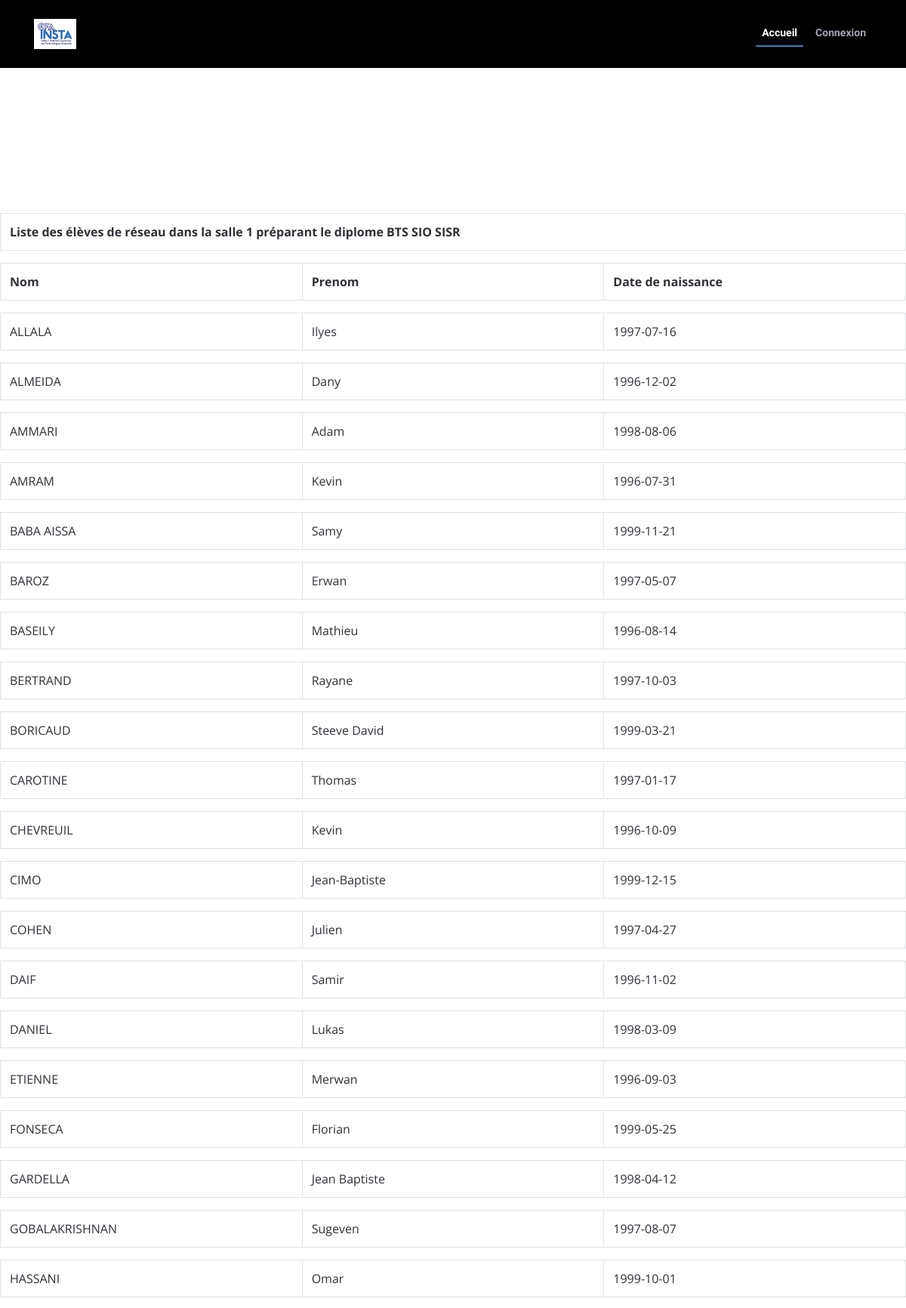
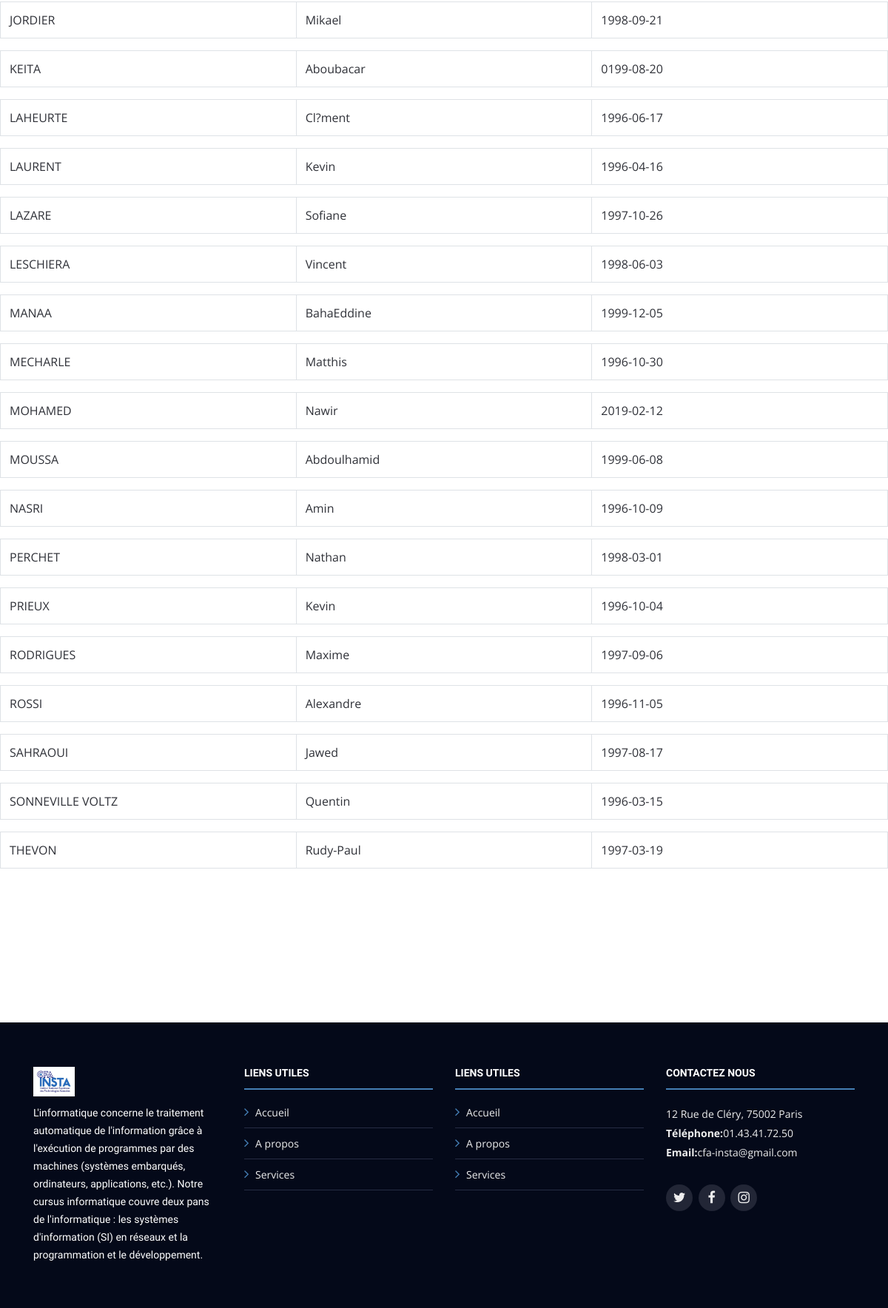
Screenshot of /vue/sisir.php (upper part) with the database file from the repository (2 pictures, top to bottom).
### tables this page shows
CREATE TABLE IF NOT EXISTS `etudiant` (
  `id_etudiant` int(11) NOT NULL,
  `Nom` varchar(50) NOT NULL,
  `Prenom` varchar(50) NOT NULL,
  `Date_naiss` date NOT NULL,
  `Email` varchar(50) NOT NULL,
  `login` varchar(50) NOT NULL,
  `mdp` varchar(50) NOT NULL,
  `adresse` varchar(50) NOT NULL,
  `Roles` varchar(50) NOT NULL,
  `id_classe` int(11) NOT NULL
);

### controleur/leControleur.php (called while the page is built, shortened)
<?php
require_once("../modele/leModele.php");
class leControleur
{
    private $unModele;
    public function __construct($server,$bdd,$user,$mdp)
    {
        $this->unModele = new leModele($server,$bdd,$user,$mdp);
    }
    public function selectSisr()
    {
        return $this->unModele->selectSisr();
    }
}

### modele/leModele.php (called while the page is built, shortened)
<?php
class leModele {
    private $unPdo;
    public function __construct($server, $bdd, $user, $mdp)
    {
        $this->unPdo = null;
        try
        {
            $this->unPdo = new PDO("mysql:host=".$server.";dbname=".$bdd,$user,$mdp);
        }
        catch(PDOExecption $exp)
        {
            echo "Erreur de connexion à la base données";
            echo $exp->getMessage();
        }
    }
    public function selectSisr()
    {
    if ($this->unPdo != null) {
            $requete = "
            select e.id_etudiant, e.Nom, e.Prenom, e.Date_naiss, c.Libelle, c.Salle, c.Diplome
            from etudiant e, classe c
            where e.id_classe = c.id_classe and e.id_classe = 1;";
            $select = $this->unPdo->prepare($requete);
            $select->execute();
            $result = $select->fetchAll();
            return $result;
        }
    }
}

### vue/affichage/vueSisr.php (the view, shortened to what this page needs)
<?php
        echo"<table class=' table table-bordered'>";
        echo" <tr><th width='100%'>Liste des élèves de réseau dans la salle 1 préparant le diplome BTS SIO SISR</th></table>
        <table class=' table table-bordered'>";
        if(isset($_SESSION['login']) && $_SESSION['login'] == "admin")
        { echo "<th width='25%'>Id</th>";
         } echo"<th width='25%'>Nom</th><th width='25%'>Prenom</th><th width='25%'>Date de naissance</th>
        ";
    foreach ($result as $unResultat)
    {
        echo"<table class=' table table-bordered'>";
    echo "<tr>";
            ?>
            <td width="25%"><a href='bulletin.php?id=<?php echo $id?>'><?php echo $unResultat['id_etudiant']?></a></td><?php
    echo "<td width='25%'>".$unResultat['Nom']."</td>
         <td width='25%'>".$unResultat['Prenom']."</td>
         <td width='25%'>".$unResultat['Date_naiss']."</td> "
         ;
         echo"</table>
         </form> </td>
         </tr>";
    }
    echo "</table></table>";
?>

### css/style.css (style rules this page uses)
body { background-image: url("../img/test.jpg"); background: cover; background: no-repeat; color: #2f3138; font-family: "Open Sans", sans-serif; }

### rows the page displays
etudiant: Nom "ALLALA", Prenom "Ilyes", Date_naiss "1997-07-16"
etudiant: Nom "ALMEIDA", Prenom "Dany", Date_naiss "1996-12-02"
etudiant: Nom "AMMARI", Prenom "Adam", Date_naiss "1998-08-06"
etudiant: Nom "AMRAM", Prenom "Kevin", Date_naiss "1996-07-31"
etudiant: Nom "BABA AISSA", Prenom "Samy", Date_naiss "1999-11-21"
etudiant: Nom "BAROZ", Prenom "Erwan", Date_naiss "1997-05-07"
etudiant: Nom "BASEILY", Prenom "Mathieu", Date_naiss "1996-08-14"
etudiant: Nom "BERTRAND", Prenom "Rayane", Date_naiss "1997-10-03"
etudiant: Nom "BORICAUD", Prenom "Steeve David", Date_naiss "1999-03-21"
etudiant: Nom "CAROTINE", Prenom "Thomas", Date_naiss "1997-01-17"
etudiant: Nom "CHEVREUIL", Prenom "Kevin", Date_naiss "1996-10-09"
etudiant: Nom "CIMO", Prenom "Jean-Baptiste", Date_naiss "1999-12-15"
etudiant: Nom "COHEN", Prenom "Julien", Date_naiss "1997-04-27"
etudiant: Nom "DAIF", Prenom "Samir", Date_naiss "1996-11-02"
etudiant: Nom "DANIEL", Prenom "Lukas", Date_naiss "1998-03-09"
etudiant: Nom "ETIENNE", Prenom "Merwan", Date_naiss "1996-09-03"
etudiant: Nom "FONSECA", Prenom "Florian", Date_naiss "1999-05-25"
etudiant: Nom "GARDELLA", Prenom "Jean Baptiste", Date_naiss "1998-04-12"
etudiant: Nom "GOBALAKRISHNAN", Prenom "Sugeven", Date_naiss "1997-08-07"
etudiant: Nom "HASSANI", Prenom "Omar", Date_naiss "1999-10-01"
etudiant: Nom "JORDIER", Prenom "Mikael", Date_naiss "1998-09-21"
etudiant: Nom "KEITA", Prenom "Aboubacar", Date_naiss "0199-08-20"
etudiant: Nom "LAHEURTE", Prenom "Cl?ment", Date_naiss "1996-06-17"
etudiant: Nom "LAURENT", Prenom "Kevin", Date_naiss "1996-04-16"
etudiant: Nom "LAZARE", Prenom "Sofiane", Date_naiss "1997-10-26"
etudiant: Nom "LESCHIERA", Prenom "Vincent", Date_naiss "1998-06-03"
etudiant: Nom "MANAA", Prenom "BahaEddine", Date_naiss "1999-12-05"
etudiant: Nom "MECHARLE", Prenom "Matthis", Date_naiss "1996-10-30"
etudiant: Nom "MOHAMED", Prenom "Nawir", Date_naiss "2019-02-12"
etudiant: Nom "MOUSSA", Prenom "Abdoulhamid", Date_naiss "1999-06-08"
etudiant: Nom "NASRI", Prenom "Amin", Date_naiss "1996-10-09"
etudiant: Nom "PERCHET", Prenom "Nathan", Date_naiss "1998-03-01"
etudiant: Nom "PRIEUX", Prenom "Kevin", Date_naiss "1996-10-04"
etudiant: Nom "RODRIGUES", Prenom "Maxime", Date_naiss "1997-09-06"
etudiant: Nom "ROSSI", Prenom "Alexandre", Date_naiss "1996-11-05"
etudiant: Nom "SAHRAOUI", Prenom "Jawed", Date_naiss "1997-08-17"
etudiant: Nom "SONNEVILLE VOLTZ", Prenom "Quentin", Date_naiss "1996-03-15"
etudiant: Nom "THEVON", Prenom "Rudy-Paul", Date_naiss "1997-03-19"

### other values shown
$connec "Connexion"
